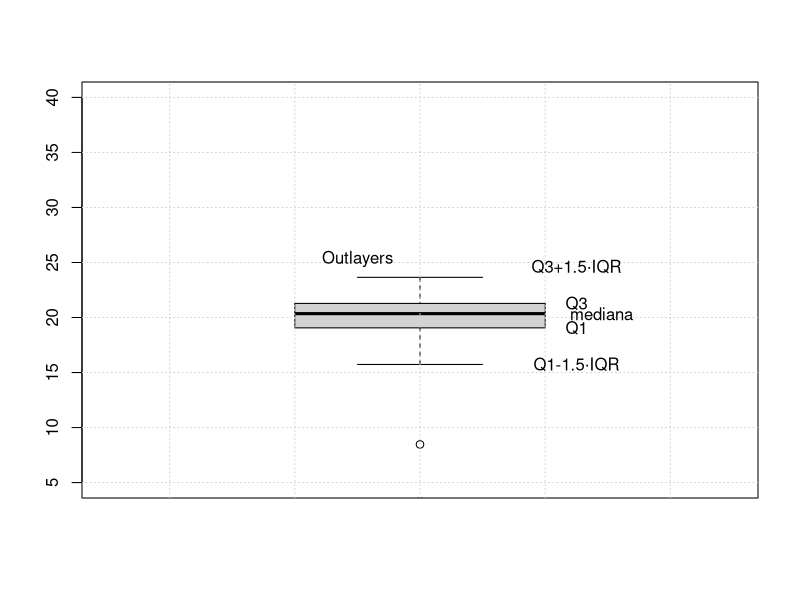

The R script that drew this image:
## ---- chunk 1
restaDosNumeros<-function(x,y){
    z <- x-y
    return(z)
}
## ---- chunk 2
restaDosNumeros(10,7)
## ---- chunk 3
restaDosNumeros(y=10,x=7)
## ---- chunk 4
restaDosNumerosConEscala<-function(x,y,scale = 1){
    (x-y)*scale
}
## ---- chunk 5
restaDosNumerosConEscala(10,7, scale=3)
## ---- chunk 6
activities<-read.csv('data/activities_strava.csv', stringsAsFactor=T)
activities$duracion_minutos <- activities$Elapsed.Time/60
duracion_afternoon <- activities[activities$Activity.Name=='Afternoon Ride','duracion_minutos']
## ---- chunk 7
myMean <- function(X){
  m <- 0
  for (xi in X){
    m <- m+xi
  }
  #m<- sum(X)
  return(m/length(X))
}
## ---- chunk 8
myMean(duracion_afternoon)
## ---- chunk 9
mean(duracion_afternoon)
## ---- chunk 10
mean(duracion_afternoon)
## ---- chunk 11
mean(duracion_afternoon,trim = 0.2)
## ---- chunk 12
?mean
## ---- chunk 13
myVar <- function(X){
   m <- mean(X)
   v <- 0
   for (xi in X){
      v <- v + (xi-m)^2   
   }
   v/(length(X)-1)
}
## ---- chunk 14
print(paste("La varianza es:",myVar(duracion_afternoon)))
print(paste("La desviación típica es:",sqrt(myVar(duracion_afternoon))))
## ---- chunk 15
print(paste("La varianza es:",var(duracion_afternoon)))
print(paste("La desviación típica es:",sd(duracion_afternoon)))
## ---- chunk 16
myMedian <- function(X){
  x <- sort(X) 
  i <- (length(x)+1)/2
  if (round(i)==i){
    my_median <- x[i]
  }else{
    my_median <- (x[floor(i)]+x[ceiling(i)])/2
  }
  my_median
}
## ---- chunk 17
myMedian(duracion_afternoon)
## ---- chunk 18
median(duracion_afternoon)
## ---- chunk 19
summary(duracion_afternoon)
## ---- chunk 20
X<-duracion_afternoon[duracion_afternoon<100]
boxplot(X, ylim=c(5,40))
#boxplot(X)
grid()
q1<-quantile(X,0.25)
q3<-quantile(X,0.75)
iqr<-q3-q1
names(iqr)<-"iqr"
q1
q3
iqr

text(1.25,q3,"Q3")
text(1.29,median(X),"mediana")
text(1.25,q1,"Q1")
text(1.25,q3+1.5*iqr,"Q3+1.5·IQR")
text(1.25,q1-1.5*iqr,"Q1-1.5·IQR")

text(0.9,q3+1.8*iqr,"Outlayers")
## ---- chunk 21
?boxplot
## ---- chunk 22
quantile(duracion_afternoon,0.9)
## ---- chunk 23
set.seed(123)
# Creamos una secuencia de 40 números aleatorios
vec<-round(rnorm(40,mean=7,sd=2))
vec
## ---- chunk 24
#Contamos las veces que aparece cada uno
myTable<-table(vec)
myTable
## ---- chunk 25
names(myTable)[which.max(myTable)]
## ---- chunk 26
myTable[4]
## ---- chunk 27
print(paste("La posición del máximo es:",which.max(myTable)))

print(paste("El número más común es:",names(myTable)[which.max(myTable)]))
print(paste("Ese número ha aparecido ",max(myTable),"veces"))
